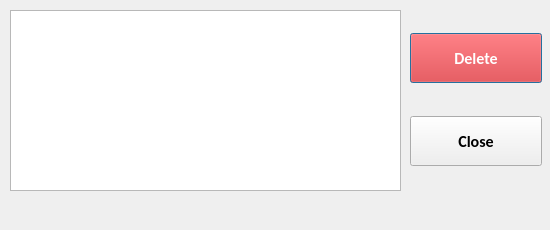
<?xml version="1.0" encoding="UTF-8"?>
<ui version="4.0">
 <class>deletebookdialog</class>
 <widget class="QDialog" name="deletebookdialog">
  <property name="geometry">
   <rect>
    <x>0</x>
    <y>0</y>
    <width>550</width>
    <height>230</height>
   </rect>
  </property>
  <property name="sizePolicy">
   <sizepolicy hsizetype="Fixed" vsizetype="Fixed">
    <horstretch>0</horstretch>
    <verstretch>0</verstretch>
   </sizepolicy>
  </property>
  <property name="minimumSize">
   <size>
    <width>550</width>
    <height>230</height>
   </size>
  </property>
  <property name="maximumSize">
   <size>
    <width>550</width>
    <height>230</height>
   </size>
  </property>
  <property name="font">
   <font>
    <family>Calibri</family>
    <pointsize>12</pointsize>
    <weight>75</weight>
    <bold>true</bold>
   </font>
  </property>
  <property name="windowTitle">
   <string>Delete Books</string>
  </property>
  <widget class="QListWidget" name="booklist">
   <property name="geometry">
    <rect>
     <x>10</x>
     <y>10</y>
     <width>391</width>
     <height>181</height>
    </rect>
   </property>
   <property name="font">
    <font>
     <family>Calibri</family>
     <pointsize>12</pointsize>
     <weight>50</weight>
     <bold>false</bold>
    </font>
   </property>
   <property name="editTriggers">
    <set>QAbstractItemView::NoEditTriggers</set>
   </property>
  </widget>
  <widget class="QLabel" name="errorlabel">
   <property name="geometry">
    <rect>
     <x>10</x>
     <y>200</y>
     <width>481</width>
     <height>22</height>
    </rect>
   </property>
   <property name="font">
    <font>
     <family>Calibri</family>
     <pointsize>12</pointsize>
     <weight>75</weight>
     <bold>true</bold>
    </font>
   </property>
   <property name="styleSheet">
    <string notr="true">color: red</string>
   </property>
   <property name="text">
    <string/>
   </property>
  </widget>
  <widget class="QWidget" name="layoutWidget">
   <property name="geometry">
    <rect>
     <x>410</x>
     <y>10</y>
     <width>132</width>
     <height>181</height>
    </rect>
   </property>
   <layout class="QVBoxLayout" name="buttons">
    <property name="spacing">
     <number>10</number>
    </property>
    <item>
     <widget class="QPushButton" name="deletebutton">
      <property name="minimumSize">
       <size>
        <width>130</width>
        <height>50</height>
       </size>
      </property>
      <property name="font">
       <font>
        <family>Calibri</family>
        <pointsize>12</pointsize>
        <weight>75</weight>
        <bold>true</bold>
       </font>
      </property>
      <property name="styleSheet">
       <string notr="true">background-color : red;
color: white;</string>
      </property>
      <property name="text">
       <string>Delete</string>
      </property>
     </widget>
    </item>
    <item>
     <widget class="QPushButton" name="closebutton">
      <property name="minimumSize">
       <size>
        <width>130</width>
        <height>50</height>
       </size>
      </property>
      <property name="font">
       <font>
        <family>Calibri</family>
        <pointsize>12</pointsize>
        <weight>75</weight>
        <bold>true</bold>
       </font>
      </property>
      <property name="styleSheet">
       <string notr="true"/>
      </property>
      <property name="text">
       <string>Close</string>
      </property>
     </widget>
    </item>
   </layout>
  </widget>
 </widget>
 <resources/>
 <connections/>
</ui>
